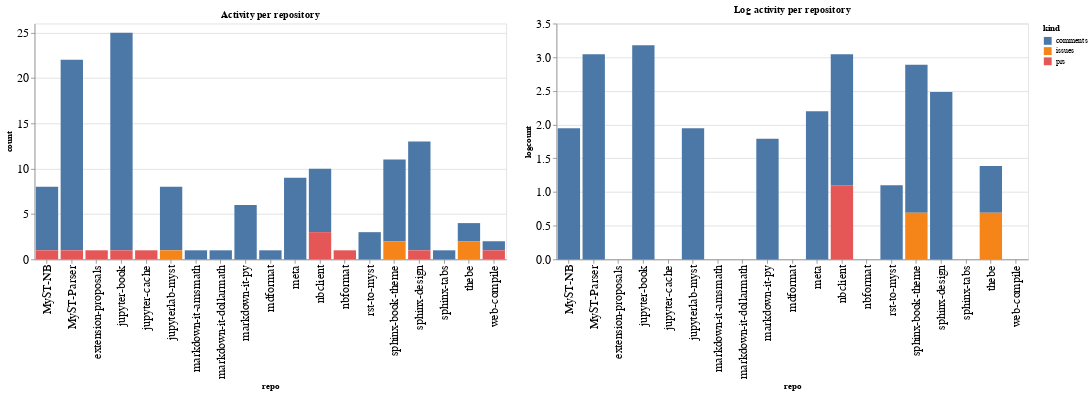

The notebook cell saved with this chart:
### Code cell
ch1 = alt.Chart(repo_summaries, width=600, title="Activity per repository").mark_bar().encode(
    x='repo',
    y='count',
    color='kind',
    tooltip="kind"
)

ch2 = alt.Chart(repo_summaries, width=600, title="Log activity per repository").mark_bar().encode(
    x='repo',
    y='logcount',
    color='kind',
    tooltip="kind"
)

ch1 | ch2

### Figure 1 — Vega-Lite specification as saved in the notebook (floating-point values rounded to 4 significant figures)
{"config": {"axisLeft": {"labelFontSize": 15}, "axisBottom": {"labelFontSize": 15}}, "hconcat": [{"mark": "bar", "encoding": {"color": {"type": "nominal", "field": "kind"}, "tooltip": {"type": "nominal", "field": "kind"}, "x": {"type": "nominal", "field": "repo"}, "y": {"type": "quantitative", "field": "count"}}, "title": "Activity per repository", "width": 600}, {"mark": "bar", "encoding": {"color": {"type": "nominal", "field": "kind"}, "tooltip": {"type": "nominal", "field": "kind"}, "x": {"type": "nominal", "field": "repo"}, "y": {"type": "quantitative", "field": "logcount"}}, "title": "Log activity per repository", "width": 600}], "data": {"name": "data-68feae36e08771d63f2ea294abff0d35"}, "$schema": "https://vega.github.io/schema/vega-lite/v4.8.1.json", "datasets": {"data-68feae36e08771d63f2ea294abff0d35": [{"repo": "MyST-NB", "kind": "comments", "count": 7, "logcount": 1.946}, {"repo": "MyST-NB", "kind": "prs", "count": 1, "logcount": 0.0}, {"repo": "MyST-Parser", "kind": "comments", "count": 21, "logcount": 3.045}, {"repo": "MyST-Parser", "kind": "prs", "count": 1, "logcount": 0.0}, {"repo": "extension-proposals", "kind": "prs", "count": 1, "logcount": 0.0}, {"repo": "jupyter-book", "kind": "comments", "count": 24, "logcount": 3.178}, {"repo": "jupyter-book", "kind": "prs", "count": 1, "logcount": 0.0}, {"repo": "jupyter-cache", "kind": "prs", "count": 1, "logcount": 0.0}, {"repo": "jupyterlab-myst", "kind": "comments", "count": 7, "logcount": 1.946}, {"repo": "jupyterlab-myst", "kind": "issues", "count": 1, "logcount": 0.0}, {"repo": "markdown-it-amsmath", "kind": "comments", "count": 1, "logcount": 0.0}, {"repo": "markdown-it-dollarmath", "kind": "comments", "count": 1, "logcount": 0.0}, {"repo": "markdown-it-py", "kind": "comments", "count": 6, "logcount": 1.792}, {"repo": "mdformat", "kind": "comments", "count": 1, "logcount": 0.0}, {"repo": "meta", "kind": "comments", "count": 9, "logcount": 2.197}, {"repo": "nbclient", "kind": "comments", "count": 7, "logcount": 1.946}, {"repo": "nbclient", "kind": "prs", "count": 3, "logcount": 1.099}, {"repo": "nbformat", "kind": "prs", "count": 1, "logcount": 0.0}, {"repo": "rst-to-myst", "kind": "comments", "count": 3, "logcount": 1.099}, {"repo": "sphinx-book-theme", "kind": "comments", "count": 9, "logcount": 2.197}, {"repo": "sphinx-book-theme", "kind": "issues", "count": 2, "logcount": 0.6931}, {"repo": "sphinx-design", "kind": "comments", "count": 12, "logcount": 2.485}, {"repo": "sphinx-design", "kind": "prs", "count": 1, "logcount": 0.0}, {"repo": "sphinx-tabs", "kind": "comments", "count": 1, "logcount": 0.0}, {"repo": "thebe", "kind": "comments", "count": 2, "logcount": 0.6931}, {"repo": "thebe", "kind": "issues", "count": 2, "logcount": 0.6931}, {"repo": "web-compile", "kind": "comments", "count": 1, "logcount": 0.0}, {"repo": "web-compile", "kind": "prs", "count": 1, "logcount": 0.0}]}}
